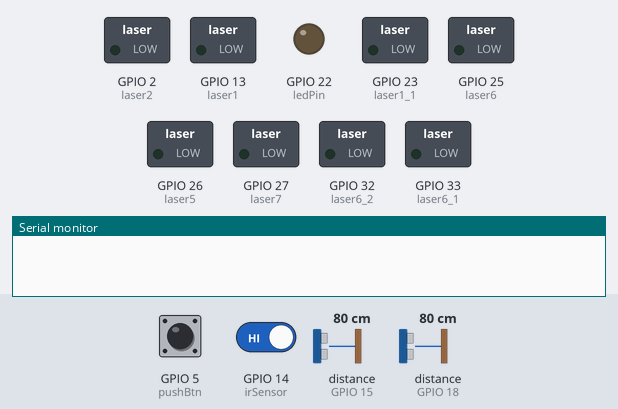
A sketch run on a simulated ESP32. Parts: switched loads named in the sketch (green lamp = pin HIGH), output pins drawn as LEDs (lit = HIGH), the last lines printed to the serial monitor. Dashed ring = blinking. Inputs (shaded band) come from the test bench; at power-on: GPIO 14 (irSensor) HIGH, distance to the obstacle (sensors on GPIO 15, GPIO 18) 80 cm, GPIO 5 (pushBtn) LOW. The echo pulse lasts 58.3 µs per cm.

Above: at 1.2 s.
1.3 s: GPIO 14 (irSensor) driven LOW
3.2 s: distance to the obstacle (sensor on GPIO 15) set to 5 cm
4.7 s: distance to the obstacle (sensor on GPIO 15) set to 2 cm
At 5.1 s:
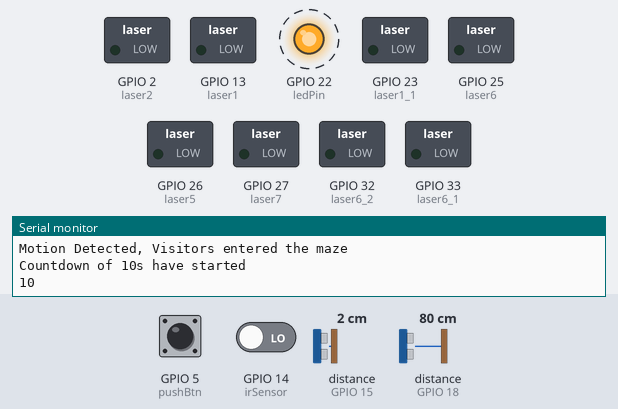
At 15.1 s:
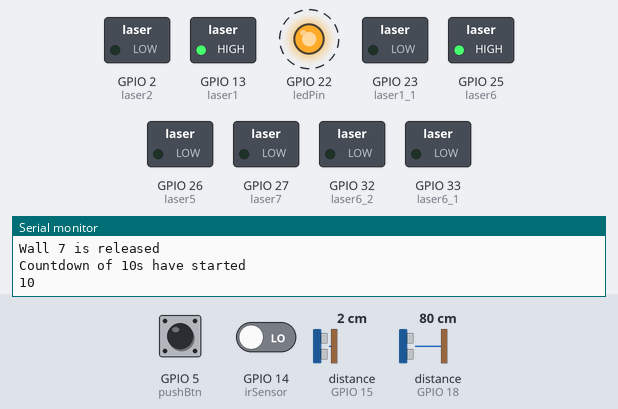
Timing chart, 0 to 16.7 s (numbered marks = the images above; inputs shaded):
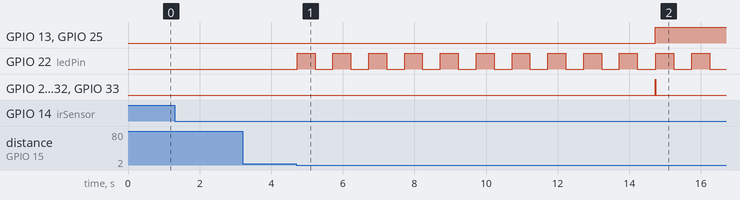

The sketch:

arduino_laser.ino
```cpp
#include "NewPing.h"

unsigned int distance6;
unsigned int distance2;
unsigned int irReading;
unsigned long startTime;
bool mazeActivated = false;
bool motionDetected = false;
bool buttonPressed = false;
bool wall2Activated = false;
bool wall6Activated = false;
bool wall7Activated = false;
bool wall5Activated = false;
bool wall1Activated = false;
bool countdown_over = false;
bool irdetected = false;


//declaring constant variables
//US 2,5,6,7 (only using 2 ultrasonic for now)
const int trig_six = 4;
const int echo_six = 15;
const int trig_two = 19;
const int echo_two = 18;
const int max_dist = 10;
const int laser1 = 13;
const int laser1_1 = 23;
const int laser2 = 2;
const int laser5 = 26;
const int laser6 = 25;
const int laser6_1 = 33;
const int laser6_2 = 32;
const int laser7 = 27;
const int irSensor = 14;
const int pushBtn = 5;
const int ledPin = 22;

//declare ultrasonic
NewPing sonar6(trig_six,echo_six, max_dist);
NewPing sonar2(trig_two,echo_two,max_dist);


void setup() {
  Serial.begin(115200);
  pinMode(trig_six, OUTPUT);
  pinMode(echo_six, INPUT);
  pinMode(trig_two, OUTPUT);
  pinMode(echo_two, INPUT);
  pinMode(pushBtn, INPUT);
  pinMode(ledPin, OUTPUT);
  pinMode(laser1, OUTPUT);
  pinMode(laser2, OUTPUT);
  pinMode(irSensor, INPUT);
  pinMode(laser5, OUTPUT);
  pinMode(laser6, OUTPUT);
  pinMode(laser7, OUTPUT);
  pinMode(laser6_1, OUTPUT);
  pinMode(laser6_2, OUTPUT);
  pinMode(laser1_1, OUTPUT);
}

void loop() {
  delay(50);
  int push_btn_state = digitalRead(pushBtn);
  irReading = digitalRead(irSensor);
  distance6 = sonar6.ping_cm();
  distance2 = sonar2.ping_cm();
  //Serial.println(irReading);


  if (irReading == LOW){
    Serial.println("Motion Detected, Visitors entered the maze");
    mazeActivated = true;
    irdetected = true;
   }

   if (mazeActivated == true){
      if (distance6 > 0 && distance6 < 4 && wall6Activated == false && irdetected == true) {
        //wall 6 should be open!

        Serial.println("Countdown of 10s have started");
        startCountdown();
        if (countdown_over = true){
          Serial.println("It is now safe to close off the wall");
          trapGrid6();
          wall6Activated = true;
          Serial.println("All walls of grid 6 is closed!");
        }

      }

      if (distance2 > 0 && distance2 < 5 && wall2Activated == false && irdetected == true){
        //wall2 should be open!
        Serial.println("Countdown of 10s have started");
        startCountdown();
        if (countdown_over = true){
          Serial.println("It is now safe to close off the wall");
          digitalWrite(laser2,HIGH);
          digitalWrite(laser1_1,HIGH);
          wall2Activated = true;
          Serial.println("All walls of grid 2 is closed!");
        }
      }

     if (push_btn_state == HIGH) {
          digitalWrite(ledPin, HIGH);
     }
     else {
      digitalWrite(ledPin, LOW);
      buttonPressed = true;
     }

     if (wall6Activated == true && buttonPressed == true){
        Serial.println("User successfully finished the mini game");
        Serial.println("Grid 6 Deactivated, You can now enter either wall 5 or 7!");
        releaseWall5();
        releaseWall7();
        wall6Activated = false;
        Serial.println("Countdown of 10s have started");
        startCountdown();
        if (countdown_over = true){
          Serial.println("It is now safe to close off the wall");
          trapGrid6();
          wall6Activated = true;
          buttonPressed = false;
          Serial.println("All walls of grid 6 is closed!");
          //wall6 to be opened to allow new users to enter
          releaseWall6();
          releaseWall2();
          mazeActivated = false;//new
          irdetected = false;

        }
      }


      //assume for this case to restart the program //no countdown
      if (wall2Activated == true && buttonPressed == true){
        Serial.println("User successfully finished the mini game");
        Serial.println("Grid 2 Deactivated");
        releaseWall2();
        wall2Activated = false;
        buttonPressed = false;
        mazeActivated = false;//new
        irdetected = false;
      }


    }


}

void startCountdown() {
  // Start the countdown from 10 to 1
  for (int i = 10; i >= 1; i--) {
    // Display the current count (optional)
    Serial.println(i);

    // Blink the LED for each second
    digitalWrite(ledPin, HIGH);
    delay(500);
    digitalWrite(ledPin, LOW);
    delay(500);

    // set countdown_over boolean val = true
    if (i == 1) {
      countdown_over = true;
    }
  }
}


void trapGrid6(){
  digitalWrite(laser1,HIGH);
  digitalWrite(laser6,HIGH);
  digitalWrite(laser5,HIGH);
  digitalWrite(laser6_1,HIGH);
  digitalWrite(laser6_2,HIGH);
  digitalWrite(laser7,HIGH);
  wall6Activated = true;

}

void releaseWall5(){
  digitalWrite(laser5,LOW);
  digitalWrite(laser6_1, LOW);
  Serial.println("Wall 5 is released");
}

void releaseWall7(){
  digitalWrite(laser7,LOW);
  digitalWrite(laser6_2,LOW);
  Serial.println("Wall 7 is released");
}

void releaseWall6(){
  digitalWrite(laser6, LOW);
  digitalWrite(laser1, LOW);
  Serial.println("Wall 6 is released");
  wall6Activated = false;
}

void releaseWall2(){
  digitalWrite(laser2, LOW);
  digitalWrite(laser1_1,LOW);
  Serial.println("Wall 2 is released");
  wall2Activated = false;
}
```

Measured:
- the behaviour switches between 4 and 3 cm on distance to the obstacle (sensor on GPIO 15) (found by bisection; images 0 and 1)
- after the input at 4.7 s, GPIO 13 (laser1), GPIO 25 (laser6): LOW → HIGH after 10.0 s; GPIO 22 (ledPin): alternates HIGH for 0.50 s and LOW for 0.50 s, starting at once; GPIO 26 (laser5), GPIO 27 (laser7), GPIO 32 (laser6_2), GPIO 33 (laser6_1): LOW → HIGH after 10.0 s, → LOW 0.01 s later
